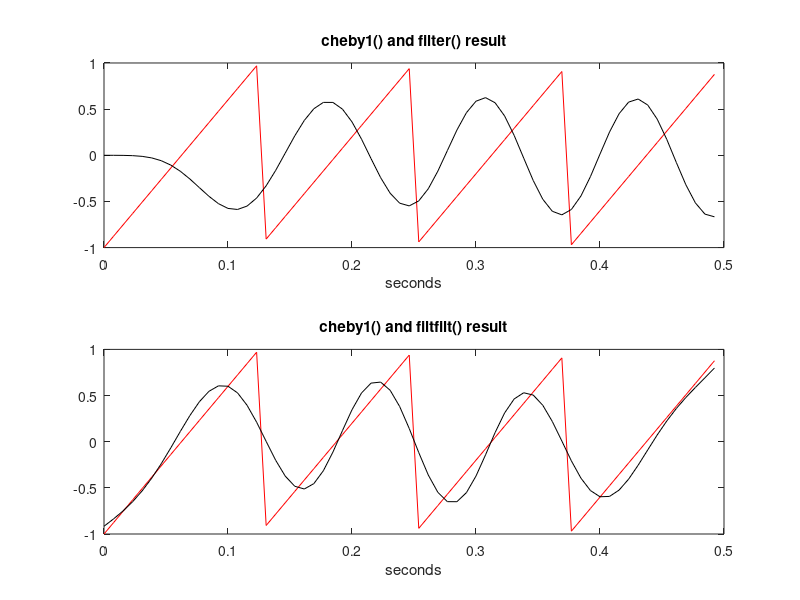

Here is the MATLAB script that generated this plot:
% comparing filter with filtfilt
fs=130; %sampling frequency in Hz.
fc=10; %cut-off at 10 Hz

wc=2*fc/fs; %normalized cut-off frquency (0 to 1)

% a chebyshev1 IIR filter
N=6; %order of the filter
R=0.5; %ripple in the passband
[numd,dend]=cheby1(N,R,wc); %filter computation

%sawtooth input signal
fu=8; %signal frequency in Hz
wu=2*pi*fu; %signal frequency in rad/s
tiv=1/fs; %time intervals between samples
t=0:tiv:(0.5-tiv); %time intervals set (0.5 seconds)
u=sawtooth(wu*t); %sawtooth signal

subplot(2,1,1)
y=filter(numd,dend,u); %filter output
plot(t,u,'r'); hold on
plot(t,y,'k');
title('cheby1() and filter() result');
xlabel('seconds')

subplot(2,1,2)
z=filtfilt(numd,dend,u); %filtfilt output
plot(t,u,'r'); hold on
plot(t,z,'k');
title('cheby1() and filtfilt() result');
xlabel('seconds')
